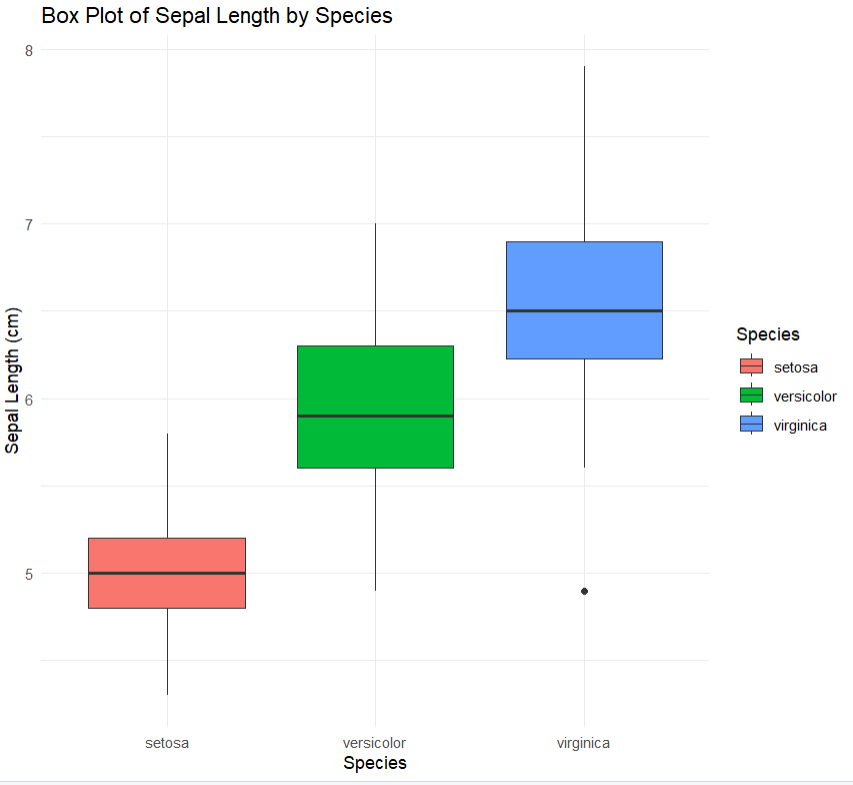

Generate this figure with R:
install.packages("ggplot2") 
# Load the ggplot2 package 
library(ggplot2) 
# Box plot of Sepal Length for each Species 
ggplot(data = iris, aes(x = Species, y = Sepal.Length, fill = Species)) + 
  geom_boxplot() +  # Adds box plot 
  labs(title = "Box Plot of Sepal Length by Species",  
       x = "Species",  
       y = "Sepal Length (cm)") + 
  theme_minimal() 
